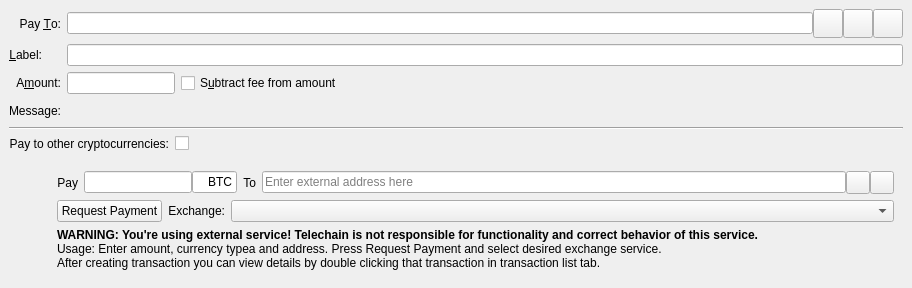
<?xml version="1.0" encoding="UTF-8"?>
<ui version="4.0">
 <class>SendCoinsEntry</class>
 <widget class="QStackedWidget" name="SendCoinsEntry">
  <property name="geometry">
   <rect>
    <x>0</x>
    <y>0</y>
    <width>912</width>
    <height>288</height>
   </rect>
  </property>
  <property name="focusPolicy">
   <enum>Qt::TabFocus</enum>
  </property>
  <property name="autoFillBackground">
   <bool>false</bool>
  </property>
  <widget class="QFrame" name="SendCoins">
   <property name="toolTip">
    <string>This is a normal payment.</string>
   </property>
   <property name="frameShape">
    <enum>QFrame::NoFrame</enum>
   </property>
   <layout class="QGridLayout" name="gridLayout_2">
    <item row="0" column="0" colspan="2">
     <widget class="QLabel" name="payToLabel">
      <property name="text">
       <string>Pay &amp;To:</string>
      </property>
      <property name="alignment">
       <set>Qt::AlignRight|Qt::AlignTrailing|Qt::AlignVCenter</set>
      </property>
      <property name="buddy">
       <cstring>payTo</cstring>
      </property>
     </widget>
    </item>
    <item row="0" column="2">
     <layout class="QHBoxLayout" name="payToLayout">
      <property name="spacing">
       <number>0</number>
      </property>
      <item>
       <widget class="QValidatedLineEdit" name="payTo">
        <property name="toolTip">
         <string>The Telechain address to send the payment to</string>
        </property>
       </widget>
      </item>
      <item>
       <widget class="QToolButton" name="addressBookButton">
        <property name="toolTip">
         <string>Choose previously used address</string>
        </property>
        <property name="text">
         <string/>
        </property>
        <property name="icon">
         <iconset resource="../bitcoin.qrc">
          <normaloff>:/icons/address-book</normaloff>:/icons/address-book</iconset>
        </property>
        <property name="iconSize">
         <size>
          <width>22</width>
          <height>22</height>
         </size>
        </property>
        <property name="shortcut">
         <string>Alt+A</string>
        </property>
       </widget>
      </item>
      <item>
       <widget class="QToolButton" name="pasteButton">
        <property name="toolTip">
         <string>Paste address from clipboard</string>
        </property>
        <property name="text">
         <string/>
        </property>
        <property name="icon">
         <iconset resource="../bitcoin.qrc">
          <normaloff>:/icons/editpaste</normaloff>:/icons/editpaste</iconset>
        </property>
        <property name="iconSize">
         <size>
          <width>22</width>
          <height>22</height>
         </size>
        </property>
        <property name="shortcut">
         <string>Alt+P</string>
        </property>
       </widget>
      </item>
      <item>
       <widget class="QToolButton" name="deleteButton">
        <property name="toolTip">
         <string>Remove this entry</string>
        </property>
        <property name="text">
         <string/>
        </property>
        <property name="icon">
         <iconset resource="../bitcoin.qrc">
          <normaloff>:/icons/remove</normaloff>:/icons/remove</iconset>
        </property>
        <property name="iconSize">
         <size>
          <width>22</width>
          <height>22</height>
         </size>
        </property>
       </widget>
      </item>
     </layout>
    </item>
    <item row="1" column="0">
     <widget class="QLabel" name="labellLabel">
      <property name="text">
       <string>&amp;Label:</string>
      </property>
      <property name="alignment">
       <set>Qt::AlignRight|Qt::AlignTrailing|Qt::AlignVCenter</set>
      </property>
      <property name="buddy">
       <cstring>addAsLabel</cstring>
      </property>
     </widget>
    </item>
    <item row="1" column="2">
     <widget class="QLineEdit" name="addAsLabel">
      <property name="toolTip">
       <string>Enter a label for this address to add it to the list of used addresses</string>
      </property>
     </widget>
    </item>
    <item row="2" column="0" colspan="2">
     <widget class="QLabel" name="amountLabel">
      <property name="text">
       <string>A&amp;mount:</string>
      </property>
      <property name="alignment">
       <set>Qt::AlignRight|Qt::AlignTrailing|Qt::AlignVCenter</set>
      </property>
      <property name="buddy">
       <cstring>payAmount</cstring>
      </property>
     </widget>
    </item>
    <item row="2" column="2">
     <layout class="QHBoxLayout" name="horizontalLayoutAmount" stretch="0,1">
      <item>
       <widget class="BitcoinAmountField" name="payAmount"/>
      </item>
      <item>
       <widget class="QCheckBox" name="checkboxSubtractFeeFromAmount">
        <property name="toolTip">
         <string>The fee will be deducted from the amount being sent. The recipient will receive less telechains than you enter in the amount field. If multiple recipients are selected, the fee is split equally.</string>
        </property>
        <property name="text">
         <string>S&amp;ubtract fee from amount</string>
        </property>
       </widget>
      </item>
     </layout>
    </item>
    <item row="3" column="0" colspan="2">
     <widget class="QLabel" name="messageLabel">
      <property name="text">
       <string>Message:</string>
      </property>
      <property name="alignment">
       <set>Qt::AlignRight|Qt::AlignTrailing|Qt::AlignVCenter</set>
      </property>
     </widget>
    </item>
    <item row="3" column="2">
     <widget class="QLabel" name="messageTextLabel">
      <property name="toolTip">
       <string>A message that was attached to the telechain: URI which will be stored with the transaction for your reference. Note: This message will not be sent over the Telechain network.</string>
      </property>
      <property name="textFormat">
       <enum>Qt::PlainText</enum>
      </property>
     </widget>
    </item>
    <item row="4" column="0" colspan="3">
     <widget class="Line" name="line">
      <property name="orientation">
       <enum>Qt::Horizontal</enum>
      </property>
     </widget>
    </item>
    <item row="5" column="0" colspan="3">
     <layout class="QFormLayout" name="toggleExchLayout">
      <item row="0" column="0">
       <widget class="QLabel" name="toggleExchLabel">
        <property name="text">
         <string>Pay to other cryptocurrencies:</string>
        </property>
        <property name="alignment">
         <set>Qt::AlignRight|Qt::AlignTrailing|Qt::AlignVCenter</set>
        </property>
        <property name="buddy">
         <cstring>payTo</cstring>
        </property>
       </widget>
      </item>
      <item row="0" column="1">
       <widget class="QCheckBox" name="checkBoxExch">
        <property name="sizePolicy">
         <sizepolicy hsizetype="Fixed" vsizetype="Fixed">
          <horstretch>0</horstretch>
          <verstretch>0</verstretch>
         </sizepolicy>
        </property>
        <property name="text">
         <string/>
        </property>
       </widget>
      </item>
     </layout>
    </item>
    <item row="6" column="1" colspan="2">
     <widget class="QWidget" name="exchWidget" native="true">
      <property name="toolTip">
       <string>This is a payment to external cryptocurrencies</string>
      </property>
      <layout class="QGridLayout" name="gridLayout">
       <item row="0" column="0">
        <layout class="QHBoxLayout" name="horizontalLayout1">
         <item>
          <widget class="QLabel" name="amountExchLabel">
           <property name="sizePolicy">
            <sizepolicy hsizetype="Preferred" vsizetype="Preferred">
             <horstretch>0</horstretch>
             <verstretch>0</verstretch>
            </sizepolicy>
           </property>
           <property name="text">
            <string>Pay</string>
           </property>
           <property name="alignment">
            <set>Qt::AlignRight|Qt::AlignTrailing|Qt::AlignVCenter</set>
           </property>
          </widget>
         </item>
         <item>
          <layout class="QHBoxLayout" name="horizontalLayout1_1">
           <property name="spacing">
            <number>0</number>
           </property>
           <item>
            <widget class="QLineEdit" name="payAmountExch">
             <property name="sizePolicy">
              <sizepolicy hsizetype="Fixed" vsizetype="Fixed">
               <horstretch>0</horstretch>
               <verstretch>0</verstretch>
              </sizepolicy>
             </property>
             <property name="toolTip">
              <string>Amount of currency</string>
             </property>
             <property name="alignment">
              <set>Qt::AlignRight|Qt::AlignTrailing|Qt::AlignVCenter</set>
             </property>
            </widget>
           </item>
           <item>
            <widget class="QLineEdit" name="payTypeExch">
             <property name="sizePolicy">
              <sizepolicy hsizetype="Fixed" vsizetype="Fixed">
               <horstretch>1</horstretch>
               <verstretch>0</verstretch>
              </sizepolicy>
             </property>
             <property name="minimumSize">
              <size>
               <width>45</width>
               <height>0</height>
              </size>
             </property>
             <property name="maximumSize">
              <size>
               <width>45</width>
               <height>16777215</height>
              </size>
             </property>
             <property name="toolTip">
              <string>Currency short name (i.e. BTC)</string>
             </property>
             <property name="text">
              <string>BTC</string>
             </property>
             <property name="alignment">
              <set>Qt::AlignRight|Qt::AlignTrailing|Qt::AlignVCenter</set>
             </property>
            </widget>
           </item>
          </layout>
         </item>
         <item>
          <widget class="QLabel" name="toExchLabel">
           <property name="sizePolicy">
            <sizepolicy hsizetype="Preferred" vsizetype="Preferred">
             <horstretch>0</horstretch>
             <verstretch>0</verstretch>
            </sizepolicy>
           </property>
           <property name="text">
            <string>To</string>
           </property>
           <property name="alignment">
            <set>Qt::AlignRight|Qt::AlignTrailing|Qt::AlignVCenter</set>
           </property>
          </widget>
         </item>
         <item>
          <layout class="QHBoxLayout" name="horizontalLayout1_2">
           <property name="spacing">
            <number>0</number>
           </property>
           <item>
            <widget class="QLineEdit" name="payToExch">
             <property name="toolTip">
              <string>Enter external address here</string>
             </property>
             <property name="placeholderText">
              <string>Enter external address here</string>
             </property>
            </widget>
           </item>
           <item>
            <widget class="QToolButton" name="pasteExchButton">
             <property name="toolTip">
              <string>Paste address from clipboard</string>
             </property>
             <property name="text">
              <string/>
             </property>
             <property name="icon">
              <iconset resource="../bitcoin.qrc">
               <normaloff>:/icons/editpaste</normaloff>:/icons/editpaste</iconset>
             </property>
             <property name="shortcut">
              <string>Alt+P</string>
             </property>
            </widget>
           </item>
           <item>
            <widget class="QToolButton" name="deleteExchButton">
             <property name="toolTip">
              <string>Remove this entry</string>
             </property>
             <property name="text">
              <string/>
             </property>
             <property name="icon">
              <iconset resource="../bitcoin.qrc">
               <normaloff>:/icons/remove</normaloff>:/icons/remove</iconset>
             </property>
            </widget>
           </item>
          </layout>
         </item>
        </layout>
       </item>
       <item row="1" column="0">
        <layout class="QHBoxLayout" name="horizontalLayout2">
         <item>
          <widget class="QPushButton" name="requestPaymentButton">
           <property name="sizePolicy">
            <sizepolicy hsizetype="Fixed" vsizetype="Fixed">
             <horstretch>0</horstretch>
             <verstretch>0</verstretch>
            </sizepolicy>
           </property>
           <property name="text">
            <string>Request Payment</string>
           </property>
          </widget>
         </item>
         <item>
          <widget class="QLabel" name="exchLabel">
           <property name="sizePolicy">
            <sizepolicy hsizetype="Fixed" vsizetype="Fixed">
             <horstretch>0</horstretch>
             <verstretch>0</verstretch>
            </sizepolicy>
           </property>
           <property name="text">
            <string>Exchange:</string>
           </property>
           <property name="alignment">
            <set>Qt::AlignRight|Qt::AlignTrailing|Qt::AlignVCenter</set>
           </property>
          </widget>
         </item>
         <item>
          <widget class="QComboBox" name="exchComboBox">
           <property name="sizePolicy">
            <sizepolicy hsizetype="Preferred" vsizetype="Fixed">
             <horstretch>0</horstretch>
             <verstretch>0</verstretch>
            </sizepolicy>
           </property>
           <property name="toolTip">
            <string>Exchange selection</string>
           </property>
          </widget>
         </item>
        </layout>
       </item>
       <item row="2" column="0">
        <widget class="QLabel" name="infoExchLabel">
         <property name="text">
          <string>&lt;html&gt;&lt;head/&gt;&lt;body&gt;&lt;p&gt;&lt;span style=&quot; font-weight:600;&quot;&gt;WARNING: You're using external service! Telechain is not responsible for functionality and correct behavior of this service.&lt;/span&gt;&lt;br/&gt;Usage: Enter amount, currency typea and address. Press Request Payment and select desired exchange service.&lt;br/&gt;After creating transaction you can view details by double clicking that transaction in transaction list tab.&lt;/p&gt;&lt;/body&gt;&lt;/html&gt;</string>
         </property>
        </widget>
       </item>
      </layout>
     </widget>
    </item>
   </layout>
  </widget>
  <widget class="QFrame" name="SendCoins_UnauthenticatedPaymentRequest">
   <property name="palette">
    <palette>
     <active>
      <colorrole role="WindowText">
       <brush brushstyle="SolidPattern">
        <color alpha="255">
         <red>0</red>
         <green>0</green>
         <blue>0</blue>
        </color>
       </brush>
      </colorrole>
      <colorrole role="Button">
       <brush brushstyle="SolidPattern">
        <color alpha="255">
         <red>255</red>
         <green>255</green>
         <blue>127</blue>
        </color>
       </brush>
      </colorrole>
      <colorrole role="Light">
       <brush brushstyle="SolidPattern">
        <color alpha="255">
         <red>255</red>
         <green>255</green>
         <blue>255</blue>
        </color>
       </brush>
      </colorrole>
      <colorrole role="Midlight">
       <brush brushstyle="SolidPattern">
        <color alpha="255">
         <red>255</red>
         <green>255</green>
         <blue>191</blue>
        </color>
       </brush>
      </colorrole>
      <colorrole role="Dark">
       <brush brushstyle="SolidPattern">
        <color alpha="255">
         <red>127</red>
         <green>127</green>
         <blue>63</blue>
        </color>
       </brush>
      </colorrole>
      <colorrole role="Mid">
       <brush brushstyle="SolidPattern">
        <color alpha="255">
         <red>170</red>
         <green>170</green>
         <blue>84</blue>
        </color>
       </brush>
      </colorrole>
      <colorrole role="Text">
       <brush brushstyle="SolidPattern">
        <color alpha="255">
         <red>0</red>
         <green>0</green>
         <blue>0</blue>
        </color>
       </brush>
      </colorrole>
      <colorrole role="BrightText">
       <brush brushstyle="SolidPattern">
        <color alpha="255">
         <red>255</red>
         <green>255</green>
         <blue>255</blue>
        </color>
       </brush>
      </colorrole>
      <colorrole role="ButtonText">
       <brush brushstyle="SolidPattern">
        <color alpha="255">
         <red>0</red>
         <green>0</green>
         <blue>0</blue>
        </color>
       </brush>
      </colorrole>
      <colorrole role="Base">
       <brush brushstyle="SolidPattern">
        <color alpha="255">
         <red>255</red>
         <green>255</green>
         <blue>255</blue>
        </color>
       </brush>
      </colorrole>
      <colorrole role="Window">
       <brush brushstyle="SolidPattern">
        <color alpha="255">
         <red>255</red>
         <green>255</green>
         <blue>127</blue>
        </color>
       </brush>
      </colorrole>
      <colorrole role="Shadow">
       <brush brushstyle="SolidPattern">
        <color alpha="255">
         <red>0</red>
         <green>0</green>
         <blue>0</blue>
        </color>
       </brush>
      </colorrole>
      <colorrole role="AlternateBase">
       <brush brushstyle="SolidPattern">
        <color alpha="255">
         <red>255</red>
         <green>255</green>
         <blue>191</blue>
        </color>
       </brush>
      </colorrole>
      <colorrole role="ToolTipBase">
       <brush brushstyle="SolidPattern">
        <color alpha="255">
         <red>255</red>
         <green>255</green>
         <blue>220</blue>
        </color>
       </brush>
      </colorrole>
      <colorrole role="ToolTipText">
       <brush brushstyle="SolidPattern">
        <color alpha="255">
         <red>0</red>
         <green>0</green>
         <blue>0</blue>
        </color>
       </brush>
      </colorrole>
     </active>
     <inactive>
      <colorrole role="WindowText">
       <brush brushstyle="SolidPattern">
        <color alpha="255">
         <red>0</red>
         <green>0</green>
         <blue>0</blue>
        </color>
       </brush>
      </colorrole>
      <colorrole role="Button">
       <brush brushstyle="SolidPattern">
        <color alpha="255">
         <red>255</red>
         <green>255</green>
         <blue>127</blue>
        </color>
       </brush>
      </colorrole>
      <colorrole role="Light">
       <brush brushstyle="SolidPattern">
        <color alpha="255">
         <red>255</red>
         <green>255</green>
         <blue>255</blue>
        </color>
       </brush>
      </colorrole>
      <colorrole role="Midlight">
       <brush brushstyle="SolidPattern">
        <color alpha="255">
         <red>255</red>
         <green>255</green>
         <blue>191</blue>
        </color>
       </brush>
      </colorrole>
      <colorrole role="Dark">
       <brush brushstyle="SolidPattern">
        <color alpha="255">
         <red>127</red>
         <green>127</green>
         <blue>63</blue>
        </color>
       </brush>
      </colorrole>
      <colorrole role="Mid">
       <brush brushstyle="SolidPattern">
        <color alpha="255">
         <red>170</red>
         <green>170</green>
         <blue>84</blue>
        </color>
       </brush>
      </colorrole>
      <colorrole role="Text">
       <brush brushstyle="SolidPattern">
        <color alpha="255">
         <red>0</red>
         <green>0</green>
         <blue>0</blue>
        </color>
       </brush>
      </colorrole>
      <colorrole role="BrightText">
       <brush brushstyle="SolidPattern">
        <color alpha="255">
         <red>255</red>
         <green>255</green>
         <blue>255</blue>
        </color>
       </brush>
      </colorrole>
      <colorrole role="ButtonText">
       <brush brushstyle="SolidPattern">
        <color alpha="255">
         <red>0</red>
         <green>0</green>
         <blue>0</blue>
        </color>
       </brush>
      </colorrole>
      <colorrole role="Base">
       <brush brushstyle="SolidPattern">
        <color alpha="255">
         <red>255</red>
         <green>255</green>
         <blue>255</blue>
        </color>
       </brush>
      </colorrole>
      <colorrole role="Window">
       <brush brushstyle="SolidPattern">
        <color alpha="255">
         <red>255</red>
         <green>255</green>
         <blue>127</blue>
        </color>
       </brush>
      </colorrole>
      <colorrole role="Shadow">
       <brush brushstyle="SolidPattern">
        <color alpha="255">
         <red>0</red>
         <green>0</green>
         <blue>0</blue>
        </color>
       </brush>
      </colorrole>
      <colorrole role="AlternateBase">
       <brush brushstyle="SolidPattern">
        <color alpha="255">
         <red>255</red>
         <green>255</green>
         <blue>191</blue>
        </color>
       </brush>
      </colorrole>
      <colorrole role="ToolTipBase">
       <brush brushstyle="SolidPattern">
        <color alpha="255">
         <red>255</red>
         <green>255</green>
         <blue>220</blue>
        </color>
       </brush>
      </colorrole>
      <colorrole role="ToolTipText">
       <brush brushstyle="SolidPattern">
        <color alpha="255">
         <red>0</red>
         <green>0</green>
         <blue>0</blue>
        </color>
       </brush>
      </colorrole>
     </inactive>
     <disabled>
      <colorrole role="WindowText">
       <brush brushstyle="SolidPattern">
        <color alpha="255">
         <red>127</red>
         <green>127</green>
         <blue>63</blue>
        </color>
       </brush>
      </colorrole>
      <colorrole role="Button">
       <brush brushstyle="SolidPattern">
        <color alpha="255">
         <red>255</red>
         <green>255</green>
         <blue>127</blue>
        </color>
       </brush>
      </colorrole>
      <colorrole role="Light">
       <brush brushstyle="SolidPattern">
        <color alpha="255">
         <red>255</red>
         <green>255</green>
         <blue>255</blue>
        </color>
       </brush>
      </colorrole>
      <colorrole role="Midlight">
       <brush brushstyle="SolidPattern">
        <color alpha="255">
         <red>255</red>
         <green>255</green>
         <blue>191</blue>
        </color>
       </brush>
      </colorrole>
      <colorrole role="Dark">
       <brush brushstyle="SolidPattern">
        <color alpha="255">
         <red>127</red>
         <green>127</green>
         <blue>63</blue>
        </color>
       </brush>
      </colorrole>
      <colorrole role="Mid">
       <brush brushstyle="SolidPattern">
        <color alpha="255">
         <red>170</red>
         <green>170</green>
         <blue>84</blue>
        </color>
       </brush>
      </colorrole>
      <colorrole role="Text">
       <brush brushstyle="SolidPattern">
        <color alpha="255">
         <red>127</red>
         <green>127</green>
         <blue>63</blue>
        </color>
       </brush>
      </colorrole>
      <colorrole role="BrightText">
       <brush brushstyle="SolidPattern">
        <color alpha="255">
         <red>255</red>
         <green>255</green>
         <blue>255</blue>
        </color>
       </brush>
      </colorrole>
      <colorrole role="ButtonText">
       <brush brushstyle="SolidPattern">
        <color alpha="255">
         <red>127</red>
         <green>127</green>
         <blue>63</blue>
        </color>
       </brush>
      </colorrole>
      <colorrole role="Base">
       <brush brushstyle="SolidPattern">
        <color alpha="255">
         <red>255</red>
         <green>255</green>
         <blue>127</blue>
        </color>
       </brush>
      </colorrole>
      <colorrole role="Window">
       <brush brushstyle="SolidPattern">
        <color alpha="255">
         <red>255</red>
         <green>255</green>
         <blue>127</blue>
        </color>
       </brush>
      </colorrole>
      <colorrole role="Shadow">
       <brush brushstyle="SolidPattern">
        <color alpha="255">
         <red>0</red>
         <green>0</green>
         <blue>0</blue>
        </color>
       </brush>
      </colorrole>
      <colorrole role="AlternateBase">
       <brush brushstyle="SolidPattern">
        <color alpha="255">
         <red>255</red>
         <green>255</green>
         <blue>127</blue>
        </color>
       </brush>
      </colorrole>
      <colorrole role="ToolTipBase">
       <brush brushstyle="SolidPattern">
        <color alpha="255">
         <red>255</red>
         <green>255</green>
         <blue>220</blue>
        </color>
       </brush>
      </colorrole>
      <colorrole role="ToolTipText">
       <brush brushstyle="SolidPattern">
        <color alpha="255">
         <red>0</red>
         <green>0</green>
         <blue>0</blue>
        </color>
       </brush>
      </colorrole>
     </disabled>
    </palette>
   </property>
   <property name="toolTip">
    <string>This is an unauthenticated payment request.</string>
   </property>
   <property name="autoFillBackground">
    <bool>true</bool>
   </property>
   <property name="frameShape">
    <enum>QFrame::NoFrame</enum>
   </property>
   <layout class="QGridLayout" name="gridLayout_is">
    <property name="spacing">
     <number>12</number>
    </property>
    <item row="0" column="0">
     <widget class="QLabel" name="payToLabel_is">
      <property name="text">
       <string>Pay To:</string>
      </property>
      <property name="alignment">
       <set>Qt::AlignRight|Qt::AlignTrailing|Qt::AlignVCenter</set>
      </property>
     </widget>
    </item>
    <item row="0" column="1">
     <layout class="QHBoxLayout" name="payToLayout_is">
      <property name="spacing">
       <number>0</number>
      </property>
      <item>
       <widget class="QLabel" name="payTo_is"/>
      </item>
      <item>
       <widget class="QToolButton" name="deleteButton_is">
        <property name="toolTip">
         <string>Remove this entry</string>
        </property>
        <property name="text">
         <string/>
        </property>
        <property name="icon">
         <iconset resource="../bitcoin.qrc">
          <normaloff>:/icons/remove</normaloff>:/icons/remove</iconset>
        </property>
       </widget>
      </item>
     </layout>
    </item>
    <item row="1" column="0">
     <widget class="QLabel" name="memoLabel_is">
      <property name="text">
       <string>Memo:</string>
      </property>
      <property name="alignment">
       <set>Qt::AlignRight|Qt::AlignTrailing|Qt::AlignVCenter</set>
      </property>
     </widget>
    </item>
    <item row="1" column="1">
     <widget class="QLabel" name="memoTextLabel_is">
      <property name="textFormat">
       <enum>Qt::PlainText</enum>
      </property>
     </widget>
    </item>
    <item row="2" column="0">
     <widget class="QLabel" name="amountLabel_is">
      <property name="text">
       <string>A&amp;mount:</string>
      </property>
      <property name="alignment">
       <set>Qt::AlignRight|Qt::AlignTrailing|Qt::AlignVCenter</set>
      </property>
      <property name="buddy">
       <cstring>payAmount_is</cstring>
      </property>
     </widget>
    </item>
    <item row="2" column="1">
     <widget class="BitcoinAmountField" name="payAmount_is">
      <property name="acceptDrops">
       <bool>false</bool>
      </property>
     </widget>
    </item>
   </layout>
  </widget>
  <widget class="QFrame" name="SendCoins_AuthenticatedPaymentRequest">
   <property name="palette">
    <palette>
     <active>
      <colorrole role="WindowText">
       <brush brushstyle="SolidPattern">
        <color alpha="255">
         <red>0</red>
         <green>0</green>
         <blue>0</blue>
        </color>
       </brush>
      </colorrole>
      <colorrole role="Button">
       <brush brushstyle="SolidPattern">
        <color alpha="255">
         <red>140</red>
         <green>232</green>
         <blue>119</blue>
        </color>
       </brush>
      </colorrole>
      <colorrole role="Light">
       <brush brushstyle="SolidPattern">
        <color alpha="255">
         <red>230</red>
         <green>255</green>
         <blue>224</blue>
        </color>
       </brush>
      </colorrole>
      <colorrole role="Midlight">
       <brush brushstyle="SolidPattern">
        <color alpha="255">
         <red>185</red>
         <green>243</green>
         <blue>171</blue>
        </color>
       </brush>
      </colorrole>
      <colorrole role="Dark">
       <brush brushstyle="SolidPattern">
        <color alpha="255">
         <red>70</red>
         <green>116</green>
         <blue>59</blue>
        </color>
       </brush>
      </colorrole>
      <colorrole role="Mid">
       <brush brushstyle="SolidPattern">
        <color alpha="255">
         <red>93</red>
         <green>155</green>
         <blue>79</blue>
        </color>
       </brush>
      </colorrole>
      <colorrole role="Text">
       <brush brushstyle="SolidPattern">
        <color alpha="255">
         <red>0</red>
         <green>0</green>
         <blue>0</blue>
        </color>
       </brush>
      </colorrole>
      <colorrole role="BrightText">
       <brush brushstyle="SolidPattern">
        <color alpha="255">
         <red>155</red>
         <green>255</green>
         <blue>147</blue>
        </color>
       </brush>
      </colorrole>
      <colorrole role="ButtonText">
       <brush brushstyle="SolidPattern">
        <color alpha="255">
         <red>0</red>
         <green>0</green>
         <blue>0</blue>
        </color>
       </brush>
      </colorrole>
      <colorrole role="Base">
       <brush brushstyle="SolidPattern">
        <color alpha="255">
         <red>119</red>
         <green>255</green>
         <blue>233</blue>
        </color>
       </brush>
      </colorrole>
      <colorrole role="Window">
       <brush brushstyle="SolidPattern">
        <color alpha="255">
         <red>140</red>
         <green>232</green>
         <blue>119</blue>
        </color>
       </brush>
      </colorrole>
      <colorrole role="Shadow">
       <brush brushstyle="SolidPattern">
        <color alpha="255">
         <red>0</red>
         <green>0</green>
         <blue>0</blue>
        </color>
       </brush>
      </colorrole>
      <colorrole role="AlternateBase">
       <brush brushstyle="SolidPattern">
        <color alpha="255">
         <red>197</red>
         <green>243</green>
         <blue>187</blue>
        </color>
       </brush>
      </colorrole>
      <colorrole role="NoRole">
       <brush brushstyle="SolidPattern">
        <color alpha="255">
         <red>125</red>
         <green>194</green>
         <blue>122</blue>
        </color>
       </brush>
      </colorrole>
      <colorrole role="ToolTipBase">
       <brush brushstyle="SolidPattern">
        <color alpha="255">
         <red>255</red>
         <green>255</green>
         <blue>220</blue>
        </color>
       </brush>
      </colorrole>
      <colorrole role="ToolTipText">
       <brush brushstyle="SolidPattern">
        <color alpha="255">
         <red>0</red>
         <green>0</green>
         <blue>0</blue>
        </color>
       </brush>
      </colorrole>
     </active>
     <inactive>
      <colorrole role="WindowText">
       <brush brushstyle="SolidPattern">
        <color alpha="255">
         <red>0</red>
         <green>0</green>
         <blue>0</blue>
        </color>
       </brush>
      </colorrole>
      <colorrole role="Button">
       <brush brushstyle="SolidPattern">
        <color alpha="255">
         <red>140</red>
         <green>232</green>
         <blue>119</blue>
        </color>
       </brush>
      </colorrole>
      <colorrole role="Light">
       <brush brushstyle="SolidPattern">
        <color alpha="255">
         <red>230</red>
         <green>255</green>
         <blue>224</blue>
        </color>
       </brush>
      </colorrole>
      <colorrole role="Midlight">
       <brush brushstyle="SolidPattern">
        <color alpha="255">
         <red>185</red>
         <green>243</green>
         <blue>171</blue>
        </color>
       </brush>
      </colorrole>
      <colorrole role="Dark">
       <brush brushstyle="SolidPattern">
        <color alpha="255">
         <red>70</red>
         <green>116</green>
         <blue>59</blue>
        </color>
       </brush>
      </colorrole>
      <colorrole role="Mid">
       <brush brushstyle="SolidPattern">
        <color alpha="255">
         <red>93</red>
         <green>155</green>
         <blue>79</blue>
        </color>
       </brush>
      </colorrole>
      <colorrole role="Text">
       <brush brushstyle="SolidPattern">
        <color alpha="255">
         <red>0</red>
         <green>0</green>
         <blue>0</blue>
        </color>
       </brush>
      </colorrole>
      <colorrole role="BrightText">
       <brush brushstyle="SolidPattern">
        <color alpha="255">
         <red>155</red>
         <green>255</green>
         <blue>147</blue>
        </color>
       </brush>
      </colorrole>
      <colorrole role="ButtonText">
       <brush brushstyle="SolidPattern">
        <color alpha="255">
         <red>0</red>
         <green>0</green>
         <blue>0</blue>
        </color>
       </brush>
      </colorrole>
      <colorrole role="Base">
       <brush brushstyle="SolidPattern">
        <color alpha="255">
         <red>119</red>
         <green>255</green>
         <blue>233</blue>
        </color>
       </brush>
      </colorrole>
      <colorrole role="Window">
       <brush brushstyle="SolidPattern">
        <color alpha="255">
         <red>140</red>
         <green>232</green>
         <blue>119</blue>
        </color>
       </brush>
      </colorrole>
      <colorrole role="Shadow">
       <brush brushstyle="SolidPattern">
        <color alpha="255">
         <red>0</red>
         <green>0</green>
         <blue>0</blue>
        </color>
       </brush>
      </colorrole>
      <colorrole role="AlternateBase">
       <brush brushstyle="SolidPattern">
        <color alpha="255">
         <red>197</red>
         <green>243</green>
         <blue>187</blue>
        </color>
       </brush>
      </colorrole>
      <colorrole role="NoRole">
       <brush brushstyle="SolidPattern">
        <color alpha="255">
         <red>125</red>
         <green>194</green>
         <blue>122</blue>
        </color>
       </brush>
      </colorrole>
      <colorrole role="ToolTipBase">
       <brush brushstyle="SolidPattern">
        <color alpha="255">
         <red>255</red>
         <green>255</green>
         <blue>220</blue>
        </color>
       </brush>
      </colorrole>
      <colorrole role="ToolTipText">
       <brush brushstyle="SolidPattern">
        <color alpha="255">
         <red>0</red>
         <green>0</green>
         <blue>0</blue>
        </color>
       </brush>
      </colorrole>
     </inactive>
     <disabled>
      <colorrole role="WindowText">
       <brush brushstyle="SolidPattern">
        <color alpha="255">
         <red>70</red>
         <green>116</green>
         <blue>59</blue>
        </color>
       </brush>
      </colorrole>
      <colorrole role="Button">
       <brush brushstyle="SolidPattern">
        <color alpha="255">
         <red>140</red>
         <green>232</green>
         <blue>119</blue>
        </color>
       </brush>
      </colorrole>
      <colorrole role="Light">
       <brush brushstyle="SolidPattern">
        <color alpha="255">
         <red>230</red>
         <green>255</green>
         <blue>224</blue>
        </color>
       </brush>
      </colorrole>
      <colorrole role="Midlight">
       <brush brushstyle="SolidPattern">
        <color alpha="255">
         <red>185</red>
         <green>243</green>
         <blue>171</blue>
        </color>
       </brush>
      </colorrole>
      <colorrole role="Dark">
       <brush brushstyle="SolidPattern">
        <color alpha="255">
         <red>70</red>
         <green>116</green>
         <blue>59</blue>
        </color>
       </brush>
      </colorrole>
      <colorrole role="Mid">
       <brush brushstyle="SolidPattern">
        <color alpha="255">
         <red>93</red>
         <green>155</green>
         <blue>79</blue>
        </color>
       </brush>
      </colorrole>
      <colorrole role="Text">
       <brush brushstyle="SolidPattern">
        <color alpha="255">
         <red>70</red>
         <green>116</green>
         <blue>59</blue>
        </color>
       </brush>
      </colorrole>
      <colorrole role="BrightText">
       <brush brushstyle="SolidPattern">
        <color alpha="255">
         <red>155</red>
         <green>255</green>
         <blue>147</blue>
        </color>
       </brush>
      </colorrole>
      <colorrole role="ButtonText">
       <brush brushstyle="SolidPattern">
        <color alpha="255">
         <red>70</red>
         <green>116</green>
         <blue>59</blue>
        </color>
       </brush>
      </colorrole>
      <colorrole role="Base">
       <brush brushstyle="SolidPattern">
        <color alpha="255">
         <red>140</red>
         <green>232</green>
         <blue>119</blue>
        </color>
       </brush>
      </colorrole>
      <colorrole role="Window">
       <brush brushstyle="SolidPattern">
        <color alpha="255">
         <red>140</red>
         <green>232</green>
         <blue>119</blue>
        </color>
       </brush>
      </colorrole>
      <colorrole role="Shadow">
       <brush brushstyle="SolidPattern">
        <color alpha="255">
         <red>0</red>
         <green>0</green>
         <blue>0</blue>
        </color>
       </brush>
      </colorrole>
      <colorrole role="AlternateBase">
       <brush brushstyle="SolidPattern">
        <color alpha="255">
         <red>140</red>
         <green>232</green>
         <blue>119</blue>
        </color>
       </brush>
      </colorrole>
      <colorrole role="NoRole">
       <brush brushstyle="SolidPattern">
        <color alpha="255">
         <red>125</red>
         <green>194</green>
         <blue>122</blue>
        </color>
       </brush>
      </colorrole>
      <colorrole role="ToolTipBase">
       <brush brushstyle="SolidPattern">
        <color alpha="255">
         <red>255</red>
         <green>255</green>
         <blue>220</blue>
        </color>
       </brush>
      </colorrole>
      <colorrole role="ToolTipText">
       <brush brushstyle="SolidPattern">
        <color alpha="255">
         <red>0</red>
         <green>0</green>
         <blue>0</blue>
        </color>
       </brush>
      </colorrole>
     </disabled>
    </palette>
   </property>
   <property name="toolTip">
    <string>This is an authenticated payment request.</string>
   </property>
   <property name="autoFillBackground">
    <bool>true</bool>
   </property>
   <property name="frameShape">
    <enum>QFrame::NoFrame</enum>
   </property>
   <layout class="QGridLayout" name="gridLayout_s">
    <property name="spacing">
     <number>12</number>
    </property>
    <item row="0" column="0">
     <widget class="QLabel" name="payToLabel_s">
      <property name="text">
       <string>Pay To:</string>
      </property>
      <property name="alignment">
       <set>Qt::AlignRight|Qt::AlignTrailing|Qt::AlignVCenter</set>
      </property>
     </widget>
    </item>
    <item row="0" column="1">
     <layout class="QHBoxLayout" name="payToLayout_s">
      <property name="spacing">
       <number>0</number>
      </property>
      <item>
       <widget class="QLabel" name="payTo_s">
        <property name="textFormat">
         <enum>Qt::PlainText</enum>
        </property>
       </widget>
      </item>
      <item>
       <widget class="QToolButton" name="deleteButton_s">
        <property name="toolTip">
         <string>Remove this entry</string>
        </property>
        <property name="text">
         <string/>
        </property>
        <property name="icon">
         <iconset resource="../bitcoin.qrc">
          <normaloff>:/icons/remove</normaloff>:/icons/remove</iconset>
        </property>
       </widget>
      </item>
     </layout>
    </item>
    <item row="1" column="0">
     <widget class="QLabel" name="memoLabel_s">
      <property name="text">
       <string>Memo:</string>
      </property>
      <property name="alignment">
       <set>Qt::AlignRight|Qt::AlignTrailing|Qt::AlignVCenter</set>
      </property>
     </widget>
    </item>
    <item row="1" column="1">
     <widget class="QLabel" name="memoTextLabel_s">
      <property name="textFormat">
       <enum>Qt::PlainText</enum>
      </property>
     </widget>
    </item>
    <item row="2" column="0">
     <widget class="QLabel" name="amountLabel_s">
      <property name="text">
       <string>A&amp;mount:</string>
      </property>
      <property name="alignment">
       <set>Qt::AlignRight|Qt::AlignTrailing|Qt::AlignVCenter</set>
      </property>
      <property name="buddy">
       <cstring>payAmount_s</cstring>
      </property>
     </widget>
    </item>
    <item row="2" column="1">
     <widget class="BitcoinAmountField" name="payAmount_s">
      <property name="acceptDrops">
       <bool>false</bool>
      </property>
     </widget>
    </item>
   </layout>
  </widget>
 </widget>
 <customwidgets>
  <customwidget>
   <class>QValidatedLineEdit</class>
   <extends>QLineEdit</extends>
   <header>qvalidatedlineedit.h</header>
  </customwidget>
  <customwidget>
   <class>BitcoinAmountField</class>
   <extends>QLineEdit</extends>
   <header>bitcoinamountfield.h</header>
   <container>1</container>
  </customwidget>
 </customwidgets>
 <tabstops>
  <tabstop>payTo</tabstop>
  <tabstop>addressBookButton</tabstop>
  <tabstop>pasteButton</tabstop>
  <tabstop>deleteButton</tabstop>
  <tabstop>addAsLabel</tabstop>
  <tabstop>payAmount</tabstop>
  <tabstop>payAmount_is</tabstop>
  <tabstop>deleteButton_is</tabstop>
  <tabstop>payAmount_s</tabstop>
  <tabstop>deleteButton_s</tabstop>
 </tabstops>
 <resources>
  <include location="../bitcoin.qrc"/>
 </resources>
 <connections/>
</ui>
